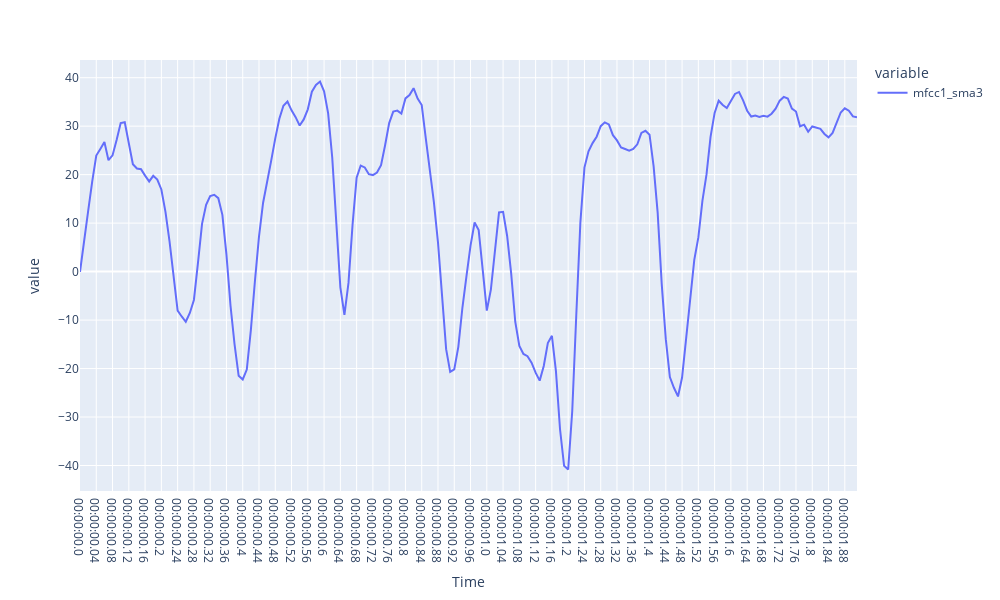

The code cell stored with this chart in its notebook:
### Code cell
time_list = []
for i in range(v5feature.shape[0]):
    time_list.append(f"00:00:0{i/100}")

v5feature['Time'] = time_list
px.line(v5feature,y=list_of_features,x='Time',height=600,width=1000)

### Figure 1 — Plotly figure (JSON) as saved in the notebook; plotly's stock layout.template omitted (floating-point values rounded to 4 significant figures; data arrays with more than 128 entries replaced by an {"elided": "..."} marker saying what was removed)
{"data": [{"hovertemplate": "variable=mfcc1_sma3<br>Time=%{x}<br>value=%{y}<extra></extra>", "legendgroup": "mfcc1_sma3", "line": {"color": "#636efa", "dash": "solid"}, "marker": {"symbol": "circle"}, "mode": "lines", "name": "mfcc1_sma3", "orientation": "v", "showlegend": true, "type": "scatter", "x": {"elided": "192 str values"}, "xaxis": "x", "y": {"elided": "192 float values"}, "yaxis": "y"}], "layout": {"height": 600, "legend": {"title": {"text": "variable"}, "tracegroupgap": 0}, "margin": {"t": 60}, "width": 1000, "xaxis": {"anchor": "y", "domain": [0, 1], "title": {"text": "Time"}}, "yaxis": {"anchor": "x", "domain": [0, 1], "title": {"text": "value"}}}}
